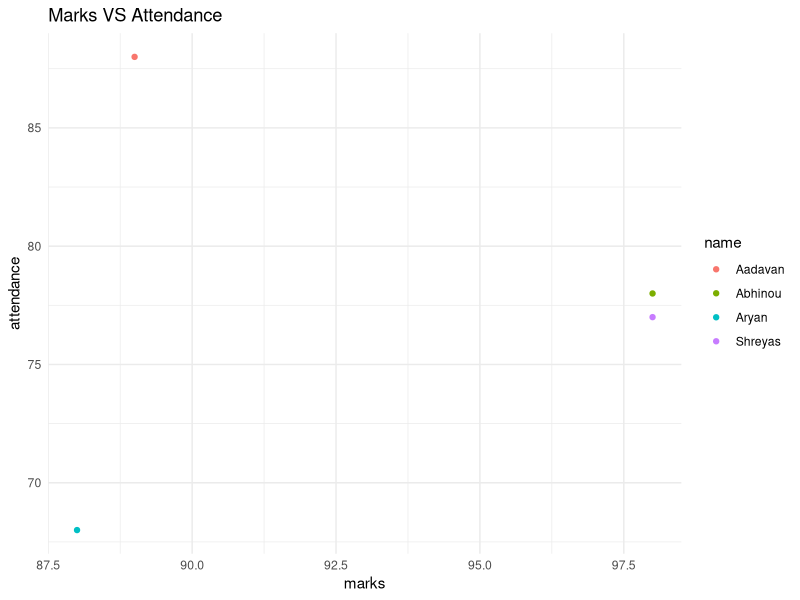
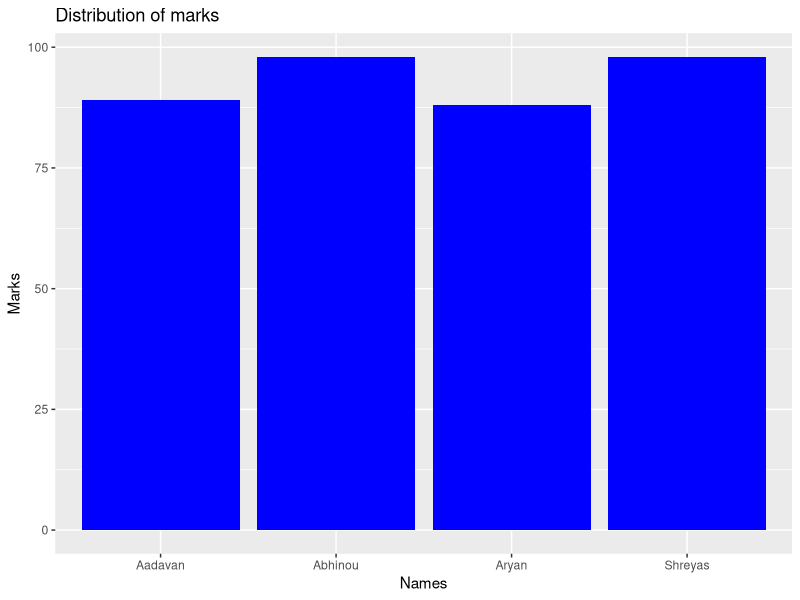
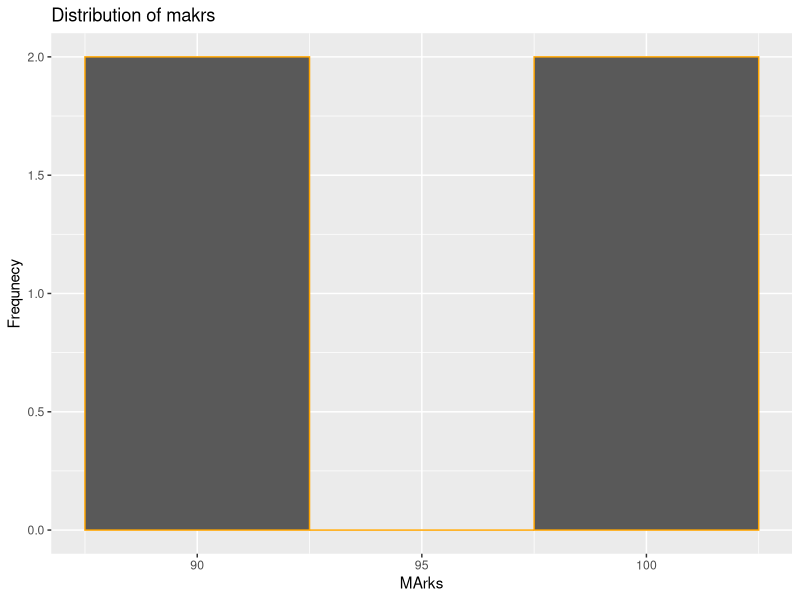
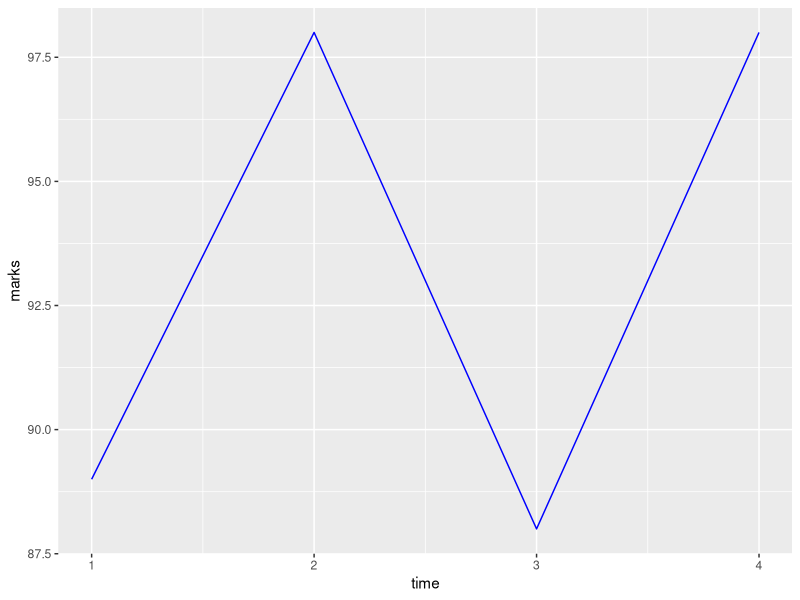
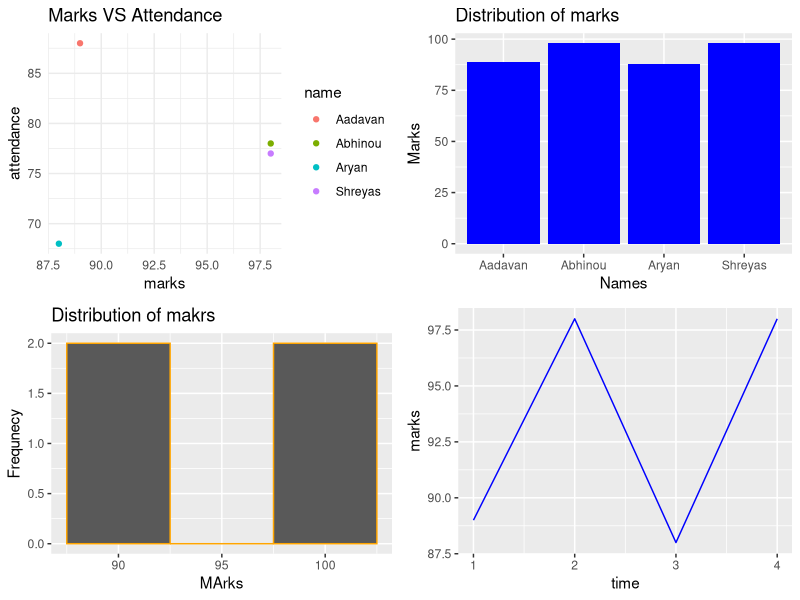

Reproduce these figures in R, in order.
library(ggplot2)
library(tidyr)

student_data<-data.frame(
  name<-c("Aadavan","Abhinou","Aryan","Shreyas"),
  marks<-c(89,98,88,98),
  attendance<-c(88,78,68,77)
)

print(student_data)

a<-ggplot(student_data,aes(x=marks,y=attendance))+geom_point(aes(color=name))+
  theme_minimal()+labs(title="Marks VS Attendance",x="marks",y="attendance")
print(a)

#barplot

b<-ggplot(student_data,aes(x=name,y=marks))+geom_bar(stat = "identity",fill="blue")+labs(x="Names",y="Marks",title="Distribution of marks")
print(b)



#histrpgram
c<-ggplot(student_data,aes(x=marks))+geom_histogram(binwidth = 5,color="orange")+labs(title="Distribution of makrs",x="MArks",y="Frequnecy")
print(c)

#line plot
student_data$time<-seq_len(nrow(student_data))
line_plot<-ggplot(student_data,aes(x=time,y=marks,group=1))+geom_line(color="blue")
print(line_plot)

library(gridExtra)
grid.arrange(a,b,c,line_plot,ncol=2)